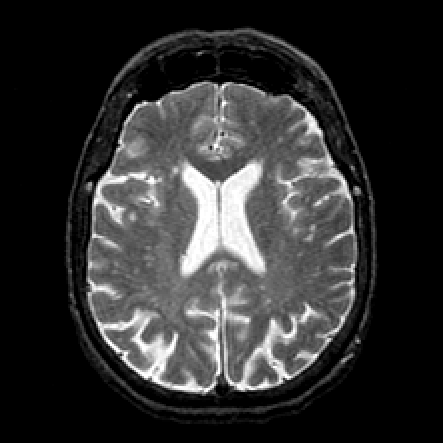
#> input picture Edge_Detection/cortex.bmp, 443 x 443 px; the run also reads 2 pictures not shown here
$ jupyter execute --allow-errors Cueille_Hernandez_Meda_Particelli_edge_detection.ipynb   (shell and % lines are left out)   (older library calls are emulated)
#> lines starting #> are read from the running program, lines starting #| are printed output that depends on the picture; long printed decimals are rounded
### contours_actifs/nt_toolbox/signal.py
import numpy as np
import pylab
import matplotlib.image as mpimg
import matplotlib.pyplot as plt
from scipy import ndimage
# signal.py: TODO: try to not make use of transform.resize
from skimage import transform

from . import general as nt

#from nt_toolbox.general import *

# [70 lines left out: functions bilinear_interpolate, cconv, div, gaussian_blur, not called in this run]

def grad(f):
    """
        Compute a finite difference approximation of the gradient of a 2D image, assuming periodic BC.
    """
    S = f.shape;
#   g = np.zeros([n[0], n[1], 2]);
    s0 = np.concatenate( (np.arange(1,S[0]),[0]) )
    s1 = np.concatenate( (np.arange(1,S[1]),[0]) )
    g = np.dstack( (f[s0,:] - f, f[:,s1] - f))
    return g

def imageplot(f, str='', sbpt=[]):
    """
        Use nearest neighbor interpolation for the display.
    """
    if sbpt != []:
        plt.subplot(sbpt[0], sbpt[1], sbpt[2])
    imgplot = plt.imshow(f, interpolation='nearest')
    imgplot.set_cmap('gray')
    pylab.axis('off')
    if str != '':
        plt.title(str)

def load_image(name, n=-1, flatten=1, resc=1, grayscale=1):
    """
        Load an image from a file, rescale its dynamic to [0,1], turn it into a grayscale image
        and resize it to size n x n.
    """
#> called with name = 'cortex.bmp', n = 512, flatten = 1, resc = 1, grayscale = 1
    f = plt.imread(name)
#> f is the input picture: shape (443, 443, 3); min 0, max 255, mean 48.6
    # turn into normalized grayscale image
    if grayscale == 1:
        if (flatten==1) and np.ndim(f)>2:
            f = np.sum(f, axis=2)
#> f: shape (443, 443) uint64
    if resc==1:
        f = nt.rescale(f)
    # change the size of the image
    if n > 0:
        if np.ndim(f)==2:
            f = transform.resize(f, [n, n], 1)
        elif np.ndim(f)==3:
            f = transform.resize(f, [n, n, f.shape[2]], 1)
    return f

# [187 lines left out: functions perform_wavortho_transf, plot_wavelet, psnr, snr, subsampling, upsampling and 1 more, not called in this run]

### contours_actifs/nt_toolbox/general.py
import numpy as np
import pylab
import matplotlib.image as mpimg
import matplotlib.pyplot as plt
from scipy import ndimage
# general.py TODO: try to not make use of transform.resize
from skimage import transform ## commented


# [51 lines left out: functions crop, circshift, circshift1d, clamp, not called in this run]

def rescale(f,a=0,b=1):
    """
        Rescale linearly the dynamic of a vector to fit within a range [a,b]
    """
#> called with a = 0, b = 1
    v = f.max() - f.min()
#> v = 765
    g = (f - f.min()).copy()
    if v > 0:
        g = g / v
    return a + g*(b-a)

# [5 lines left out: function reverse, not called in this run]

### contours_actifs/nt_toolbox/plot_levelset.py
import numpy as np
import matplotlib.pyplot as plt
from nt_toolbox.signal import imageplot

def plot_levelset(Z, level=0, f=[]):
    """
        f is supposed to be of the same shape as Z
    """
    if len(f) == 0:
        f = np.copy(Z)

    n,p = np.shape(Z)
    X,Y = np.meshgrid(np.arange(0,n),np.arange(0,p))
    plt.contour(X, Y, Z,[level],linewidths=2, colors="red")
    imageplot(f)

### Edge_Detection/Cueille_Hernandez_Meda_Particelli_edge_detection.ipynb
Edge Detection
==============

*Important:* Please read the [installation page](http://gpeyre.github.io/numerical-tours/installation_python/) for details about how to install the toolboxes.
$\newcommand{\dotp}[2]{\langle #1, #2 \rangle}$
$\newcommand{\enscond}[2]{\lbrace #1, #2 \rbrace}$
$\newcommand{\pd}[2]{ \frac{ \partial #1}{\partial #2} }$
$\newcommand{\umin}[1]{\underset{#1}{\min}\;}$
$\newcommand{\umax}[1]{\underset{#1}{\max}\;}$
$\newcommand{\umin}[1]{\underset{#1}{\min}\;}$
$\newcommand{\uargmin}[1]{\underset{#1}{argmin}\;}$
$\newcommand{\norm}[1]{\|#1\|}$
$\newcommand{\abs}[1]{\left|#1\right|}$
$\newcommand{\choice}[1]{ \left\{  \begin{array}{l} #1 \end{array} \right. }$
$\newcommand{\pa}[1]{\left(#1\right)}$
$\newcommand{\diag}[1]{{diag}\left( #1 \right)}$
$\newcommand{\qandq}{\quad\text{and}\quad}$
$\newcommand{\qwhereq}{\quad\text{where}\quad}$
$\newcommand{\qifq}{ \quad \text{if} \quad }$
$\newcommand{\qarrq}{ \quad \Longrightarrow \quad }$
$\newcommand{\ZZ}{\mathbb{Z}}$
$\newcommand{\CC}{\mathbb{C}}$
$\newcommand{\RR}{\mathbb{R}}$
$\newcommand{\EE}{\mathbb{E}}$
$\newcommand{\Zz}{\mathcal{Z}}$
$\newcommand{\Ww}{\mathcal{W}}$
$\newcommand{\Vv}{\mathcal{V}}$
$\newcommand{\Nn}{\mathcal{N}}$
$\newcommand{\NN}{\mathcal{N}}$
$\newcommand{\Hh}{\mathcal{H}}$
$\newcommand{\Bb}{\mathcal{B}}$
$\newcommand{\Ee}{\mathcal{E}}$
$\newcommand{\Cc}{\mathcal{C}}$
$\newcommand{\Gg}{\mathcal{G}}$
$\newcommand{\Ss}{\mathcal{S}}$
$\newcommand{\Pp}{\mathcal{P}}$
$\newcommand{\Ff}{\mathcal{F}}$
$\newcommand{\Xx}{\mathcal{X}}$
$\newcommand{\Mm}{\mathcal{M}}$
$\newcommand{\Ii}{\mathcal{I}}$
$\newcommand{\Dd}{\mathcal{D}}$
$\newcommand{\Ll}{\mathcal{L}}$
$\newcommand{\Tt}{\mathcal{T}}$
$\newcommand{\si}{\sigma}$
$\newcommand{\al}{\alpha}$
$\newcommand{\la}{\lambda}$
$\newcommand{\ga}{\gamma}$
$\newcommand{\Ga}{\Gamma}$
$\newcommand{\La}{\Lambda}$
$\newcommand{\si}{\sigma}$
$\newcommand{\Si}{\Sigma}$
$\newcommand{\be}{\beta}$
$\newcommand{\de}{\delta}$
$\newcommand{\De}{\Delta}$
$\newcommand{\phi}{\varphi}$
$\newcommand{\th}{\theta}$
$\newcommand{\om}{\omega}$
$\newcommand{\Om}{\Omega}$

[cell 1]
from __future__ import division

import numpy as np
import scipy as scp
import pylab as pyl
import matplotlib.pyplot as plt

from nt_toolbox.general import *
from nt_toolbox.signal import *

import warnings
warnings.filterwarnings('ignore')
import cv2 as cv

[cell 2]
np.random.seed(0)

Diffusion and Convolution
-------------------------
To obtain robust edge detection method, it is required to first remove
the noise and small scale features in the image. This can be achieved
using a linear blurring kernel.

Size of the image.

[cell 3]
n = 256*2

Load an image $f_0$ of $N=n \times n$ pixels.

[cell 4]
f0 = load_image("cortex.bmp",n)

Display it.

[cell 5]
plt.figure(figsize=(5,5))
imageplot(f0)

Blurring is achieved using convolution:
$$ f \star h(x) = \sum_y f(y-x) h(x) $$
where we assume periodic boundary condition.

This can be computed in $O(N\log(N))$ operations using the FFT, since
$$ g = f \star h \qarrq \forall \om, \quad \hat g(\om) = \hat f(\om) \hat h(\om).  $$

[cell 6]
cconv = lambda f, h: np.real(pyl.ifft2(pyl.fft2(f)*pyl.fft2(h)))

Define a Gaussian blurring kernel of width $\si$:
$$ h_\si(x) = \frac{1}{Z} e^{ -\frac{x_1^2+x_2^2}{2\si^2} }$$
where $Z$ ensure that $\hat h(0)=1$.

[cell 7]
t = np.hstack((np.arange(0,n//2+1),np.arange(-n//2+1,0)))
[X2, X1] = np.meshgrid(t, t)
normalize = lambda h: h/np.sum(h)
h = lambda sigma: normalize(np.exp(-(X1**2 + X2**2)/(2*sigma**2)))

Define blurring operator.

[cell 8]
blur = lambda f, sigma: cconv(f, h(sigma))

__Exercise 1__

Test blurring with several blurring size $\si$.

[cell 9]
plt.figure(figsize=(10,10))
slist = [1,2,5,10]

for i in range(len(slist)):
    sigma = slist[i]
    imageplot(blur(f0, sigma), "$\sigma = $ %i" %sigma, [2,2,i+1])

Gradient Based Edge Detectiors
------------------------------
The simplest edge detectors only make use of the first order derivatives.

For continuous functions, the gradient reads
$$ \nabla f(x) = \pa{ \pd{f(x)}{x_1}, \pd{f(x)}{x_2} } \in \RR^2. $$

We discretize this differential operator using first order finite
differences.
$$ (\nabla f)_i = ( f_{i_1,i_2}-f_{i_1-1,i_2}, f_{i_1,i_2}-f_{i_1,i_2-1} ) \in \RR^2. $$
Note that for simplity we use periodic boundary conditions.

Compute its gradient, using (here decentered) finite differences.

[cell 10]
s = np.hstack(([n-1],np.arange(0,n-1)))
nabla = lambda f: np.concatenate(((f - f[s,:])[:,:,np.newaxis], (f - f[:,s])[:,:,np.newaxis]), axis=2)

One thus has $ \nabla : \RR^N \mapsto \RR^{N \times 2}. $

[cell 11]
v = nabla(f0)

One can display each of its components.

[cell 12]
plt.figure(figsize=(10,10))
imageplot(v[:,:,0], "d/dx", [1,2,1])
imageplot(v[:,:,1], "d/dy", [1,2,2])

A simple edge detector is simply obtained by obtained the gradient
magnitude of a smoothed image.

A very simple edge detector is obtained by simply thresholding the
gradient magnitude above some $t>0$. The set $\Ee$ of edges is then
$$ \Ee = \enscond{x}{ d_\si(x) \geq t  } $$
where we have defined
$$ d_\si(x) = \norm{\nabla f_\si(x)}, \qwhereq f_\si = f_0 \star h_\si. $$

Compute $d_\si$ for $\si=1$.

[cell 13]
sigma = 1
d = np.sqrt(np.sum(nabla(blur(f0, sigma))**2, 2))
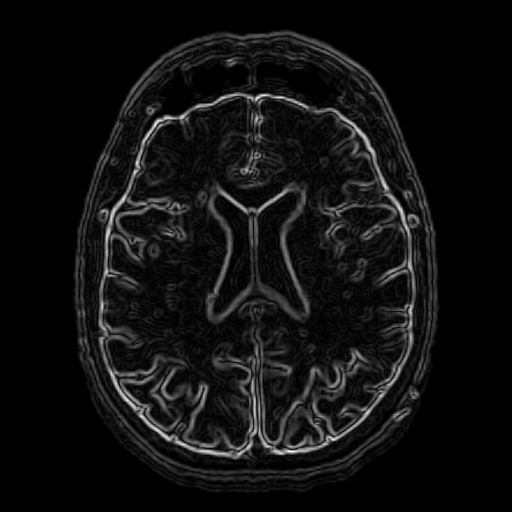
#> d: shape (512, 512) float64; min 0, max 0.264, mean 0.0169; drawn with min black and max white

Display it.

[cell 14]
plt.figure(figsize=(5,5))
imageplot(d)

__Exercise 2__

For $\si=1$, study the influence of the threshold value $t$.

[cell 15]
plt.figure(figsize=(10,10))
t_list = np.max(d)*np.array([1./4,1./5,1./10,1./20])
#> t_list = [0.0661, 0.0529, 0.0264, 0.0132]

for i in range(len(t_list)):
    t = t_list[i]
    imageplot(d > t, "t = %.4f" %t , [2,2,i+1])
#> this loop made 4 passes
#> t on passes 1 to 4: 0.0661, 0.0529, 0.0264, 0.0132

__Exercise 3__

Study the influence of $\si$.

[cell 16]
plt.figure(figsize=(10,10))
slist = [1, 2, 4, 6]

for i in range(len(slist)):
    sigma = slist[i]
    d = np.sqrt(np.sum(nabla(blur(f0, sigma))**2, 2))
    t = np.max(d)*1./5
    imageplot(d > t, "$\sigma =$ %.1f" %sigma , [2,2,i+1])
#> this loop made 4 passes
#> t on passes 1 to 4: 0.0529, 0.0308, 0.0164, 0.0104

Zero-crossing of the Laplacian
------------------------------
Defining a Laplacian requires to define a divergence operator.
The divergence operator maps vector field to images.
For continuous vector fields $v(x) \in \RR^2$, it is defined as
$$ \text{div}(v)(x) = \pd{v_1(x)}{x_1} +  \pd{v_2(x)}{x_2} \in \RR. $$
It is minus the adjoint of the gadient, i.e. $\text{div} = - \nabla^*$.

It is discretized, for $v=(v^1,v^2)$ as
$$ \text{div}(v)_i = v^1_{i_1+1,i_2} + v^2_{i_1,i_2+1}. $$

[cell 17]
def div(v):
    v0 = v[:,:,0]
    v1 = v[:,:,1]
    t = np.hstack((np.arange(1,n),[0]))
    return v0[t,:] - v0 + v1[:,t] - v1

The Laplacian operatore is defined as $\Delta=\text{div} \circ  \nabla =
-\nabla^* \circ \nabla$. It is thus a negative symmetric operator.

[cell 18]
delta = lambda f: div(nabla(f))

Display $\Delta f_0$.

[cell 19]
plt.figure(figsize=(5,5))
imageplot(delta(f0))

Check that the relation $ \norm{\nabla f} = - \dotp{\Delta f}{f}.  $

[cell 20]
dotp = lambda a, b: np.sum(a*b)
print("Should be 0: %.10f " %(dotp(nabla(f0), nabla(f0)) + dotp(delta(f0), f0)))
#| Should be 0: 0

The zero crossing of the Laplacian is a well known edge detector.
This requires first blurring the image (which is equivalent to blurring
the laplacian). The set $\Ee$ of edges is defined as:
$$ \Ee = \enscond{x}{ \Delta f_\si(x) = 0  }
      \qwhereq f_\si = f_0 \star h_\si . $$

It was proposed by Marr and Hildreth:

Marr, D. and Hildreth, E.,
_Theory of edge detection,_
In Proc. of the Royal Society London B, 207:187-217, 1980.

Display the zero crossing.

[cell 21]
from nt_toolbox.plot_levelset import *
sigma = 4
plt.figure(figsize=(5,5))
plot_levelset(delta(blur(f0, sigma)), 0, f0)
#> in plot_levelset, `plt.contour(X, Y, Z,[level],linewidths=2, colors="red")`:
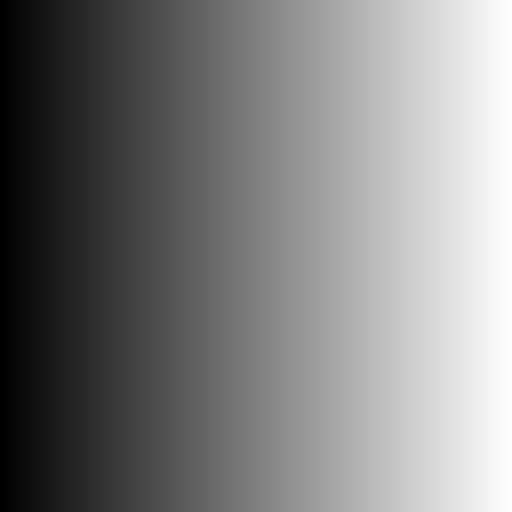
#> X: shape (512, 512) int64; min 0, max 511, mean 255.5; drawn with min black and max white

__Exercise 4__

Study the influence of $\si$.

[cell 22]
plt.figure(figsize=(10,10))
slist = [4, 6, 10, 15]

for i in range(len(slist)):
    sigma = slist[i]
    plt.subplot(2,2,i+1)
    plot_levelset(delta(blur(f0, sigma)) , 0, f0)
    plt.title("$\sigma = $ %i" %sigma)

Hessian Based Edge Detectors
----------------------------
Zero-crossing of the Laplacian can be shown to
return false edges corresponding to local minima
of the gradient magnitude. Moreover, this operator gives poor localization at curved edges.

In order to improve over this basic detector,
more advanced edge detectors make use of the second order derivatives.
Several authors have advocated for this choice, in particular:

Haralick, R.,
_Digital step edges from zero crossing of second directional derivatives,_
IEEE Trans. on Pattern Analysis and Machine Intelligence, 6(1):58-68, 1984.

Canny, J.,
_A computational approach to edge detection,_
IEEE Trans. on PAMI, 8(6):679-698, 1986

Deriche, R.,
_Using Canny's criteria to derive a recursively implemented optimal edge detector_.
International Journal of Computer Vision, 1:167-187, 1987.

They define the edge locations $\Ee$ as the zero-crossings of the second-order
directional derivative in the gradient direction.
$$ \Ee = \enscond{x}{  \dotp{ H(x) \times g_\si(x) }{ g_\si(x) } = 0 }
      \qwhereq g_\si = \nabla ( f_0 \star h_\si )    $$
where $\times$ is the matrix-vector multiplication.

Define centered first order derivatives.

[cell 23]
dx = lambda f: (f[s,:] - f[t,:])/2
dy = lambda f: np.transpose(dx(np.transpose(f)))

Define second order derivatives.

[cell 24]
s = np.hstack((np.arange(1,n),[0]))
t = np.hstack(([n-1], np.arange(0,n-1)))

d2x = lambda f: f[s,:] + f[t,:] -2*f
d2y = lambda f: np.transpose(d2x(np.transpose(f)))
dxy = lambda f: dy(dx(f))

Define Hessian operator.

[cell 25]
hessian = lambda f: np.concatenate((d2x(f)[:,:,np.newaxis], dxy(f)[:,:,np.newaxis], d2y(f)[:,:,np.newaxis]), axis=2)

Compute $g_\si = \nabla (f_0 \star h_\si). $

[cell 26]
sigma = 6
g = grad(blur(f0, sigma))

Compute $h_\si = H (f_0 \star h_\si). $

[cell 27]
H = hessian(blur(f0, sigma))

Compute $ a_\si(x) = h_\si(x) \times g_\si (x) $
(this is a matrix times vector operation).

[cell 28]
a = H[:,:,0:2] * np.repeat(g[:,:,0][:,:,np.newaxis],2,axis=2) + H[:,:,1:3] * np.repeat(g[:,:,1][:,:,np.newaxis],2,axis=2)

Display the level set of $\dotp{a_\si(x)}{g_\si(x)}$.

[cell 29]
plt.figure(figsize=(5,5))
plot_levelset(np.sum(a*g, 2), 0, f0)

__Exercise 5__

Study the influence of $\si$.

[cell 30]
plt.figure(figsize=(10,10))
slist = [4, 6, 10, 15]

for i in range(len(slist)):
    sigma = slist[i]

    g = grad(blur(f0, sigma))
    H = hessian(blur(f0, sigma))
    a = H[:,:,0:2] * np.repeat(g[:,:,0][:,:,np.newaxis],2,axis=2) + H[:,:,1:3] * np.repeat(g[:,:,1][:,:,np.newaxis],2,axis=2)

    plt.subplot(2,2,i+1)
    plot_levelset(np.sum(a*g,2), 0, f0)
    plt.title("$\sigma = $ %i" %sigma)

# Adding some noise on the image

[cell 31]
f0_noise = f0+np.random.random(np.shape(f0))
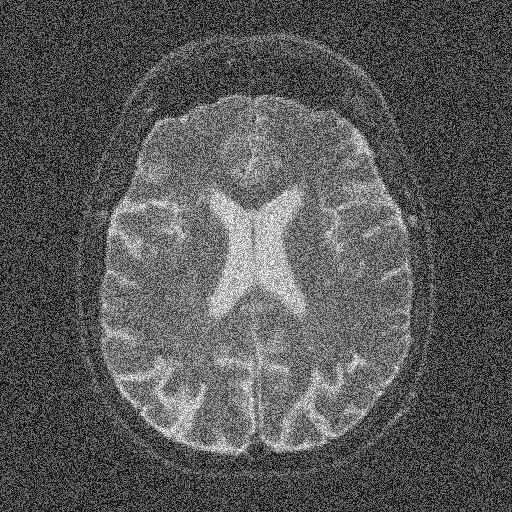
#> f0_noise: shape (512, 512) float64; min 2.15e-05, max 2, mean 0.691; drawn with min black and max white

[cell 32]
plt.figure(figsize=(5,5))
imageplot(f0_noise)
plt.show()

### Gradient edge detection

[cell 33]
v = nabla(f0_noise)
plt.figure(figsize=(10,10))
imageplot(v[:,:,0], "d/dx", [1,2,1])
imageplot(v[:,:,1], "d/dy", [1,2,2])

The edges can't be detected by the gradient method seems difficult to use

[cell 34]
sigma = 1
d = np.sqrt(np.sum(nabla(blur(f0_noise, sigma))**2, 2))
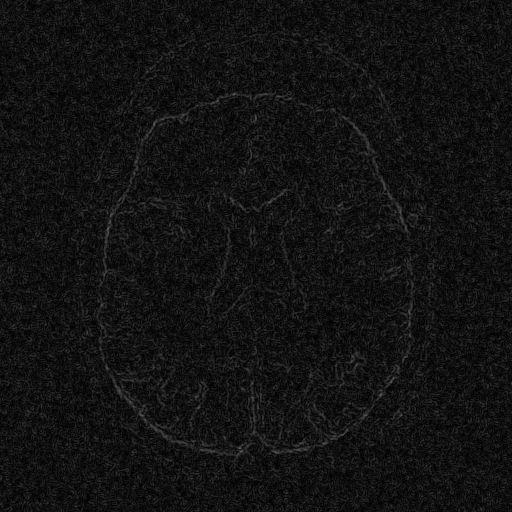
#> d: shape (512, 512) float64; min 9.29e-05, max 0.374, mean 0.0736
plt.figure(figsize=(5,5))
imageplot(d)

[cell 35]
plt.figure(figsize=(10,10))
t_list = np.max(d)*np.array([1./2,1./4,1./5,1./10])
#> t_list = [0.187, 0.0934, 0.0748, 0.0374]

for i in range(len(t_list)):
    t = t_list[i]
    imageplot(d > t, "t = %.4f" %t , [2,2,i+1])
#> this loop made 4 passes
#> t on passes 1 to 4: 0.187, 0.0934, 0.0748, 0.0374
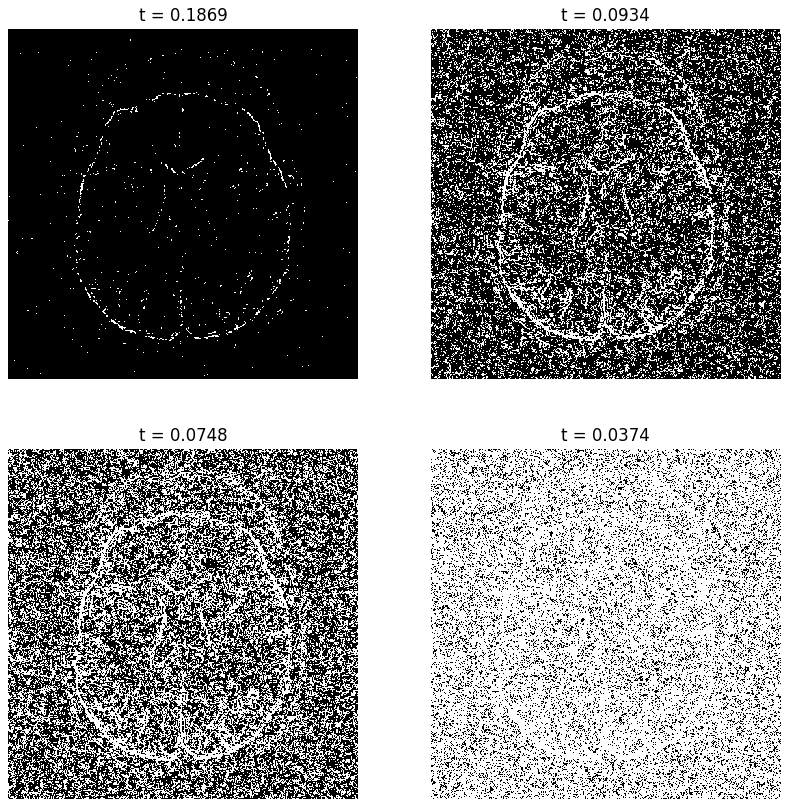
#> figure drawn by matplotlib, 4 panels

### Laplacian method

[cell 36]
plt.figure(figsize=(5,5))
imageplot(delta(f0_noise),'Laplacian',[1,2,1])
imageplot(f0,'Originale',[1,2,2])
sigma = 6
plt.figure(figsize=(5,5))
plot_levelset(delta(blur(f0_noise, sigma)), 0, f0_noise)
#> in div (call 9), `return v0[t,:] - v0 + v1[:,t] - v1`:
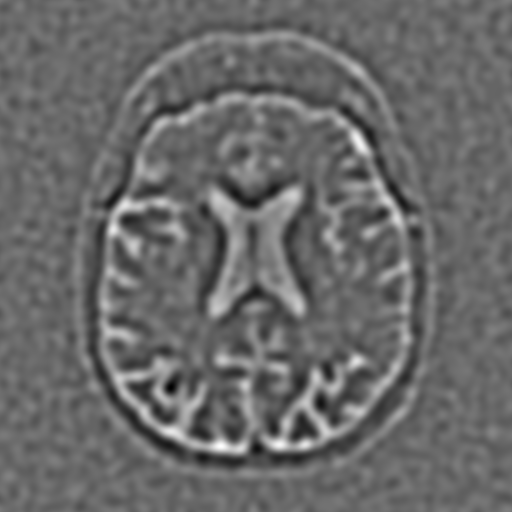
#> returned value: shape (512, 512) float64; min -0.00756, max 0.0106, mean 3.18e-21; drawn with min black and max white
#> in plot_levelset (call 11), `X,Y = np.meshgrid(np.arange(0,n),np.arange(0,p))`:
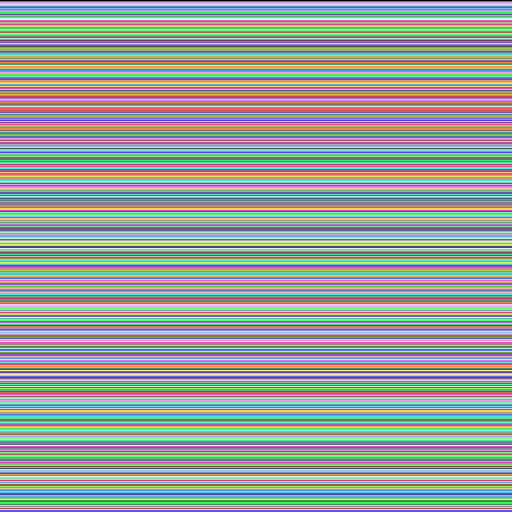
#> Y: shape (512, 512) int64; 512 distinct labels, from 0 to 511; one colour per label, 0 black
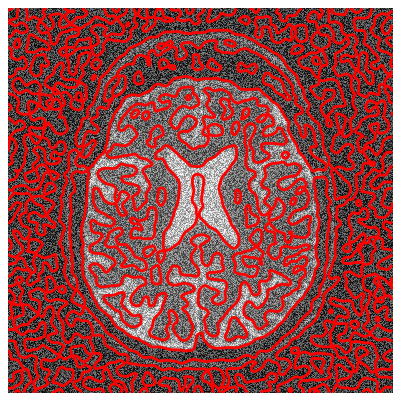
#> figure drawn by matplotlib, 1 panel

### Hessian approach

[cell 37]
s = np.hstack((np.arange(1,n),[0]))
#> s = 512 values, max 511 at index 510, min 0 at index 511, mean 255.5
t = np.hstack(([n-1], np.arange(0,n-1)))
#> t = 512 values, max 511 at index 0, min 0 at index 1, mean 255.5

plt.figure(figsize=(10,10))
slist = [4, 6, 10, 15]

for i in range(len(slist)):
    sigma = slist[i]

    g = grad(blur(f0_noise, sigma))
    H = hessian(blur(f0_noise, sigma))
    a = H[:,:,0:2] * np.repeat(g[:,:,0][:,:,np.newaxis],2,axis=2) + H[:,:,1:3] * np.repeat(g[:,:,1][:,:,np.newaxis],2,axis=2)

    plt.subplot(2,2,i+1)
    plot_levelset(np.sum(a*g,2), 0, f0_noise)
    plt.title("$\sigma = $ %i" %sigma)
#> this loop made 4 passes
#> pass 1, `H = hessian(blur(f0_noise, sigma))`:
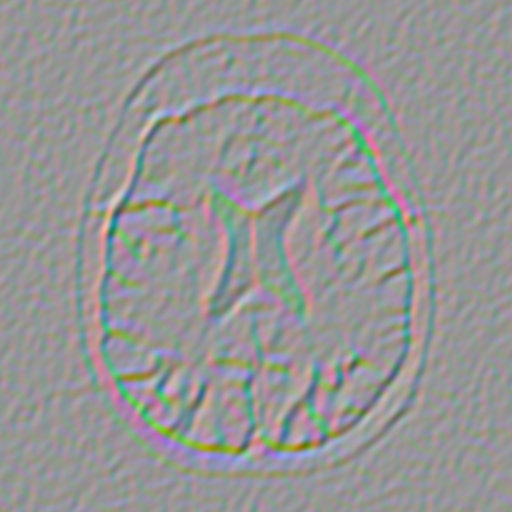
#> H: shape (512, 512, 3) float64; mean of channels 0, 1, 2 2.22e-19, 0, -1.31e-19; drawn with min black and max white
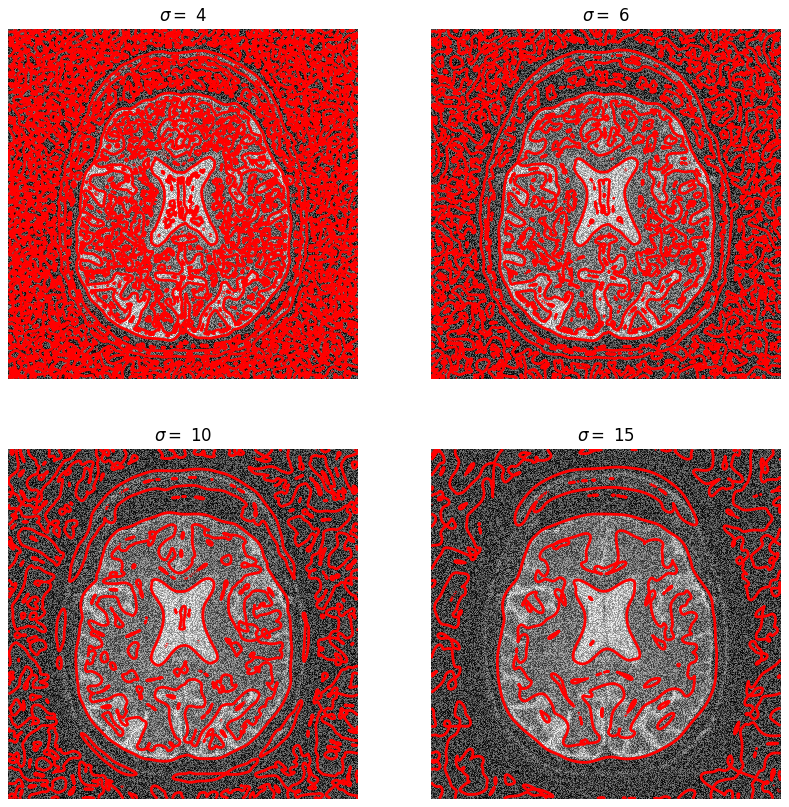
#> figure drawn by matplotlib, 4 panels
#> (the rest of the program and of its run is left out)
